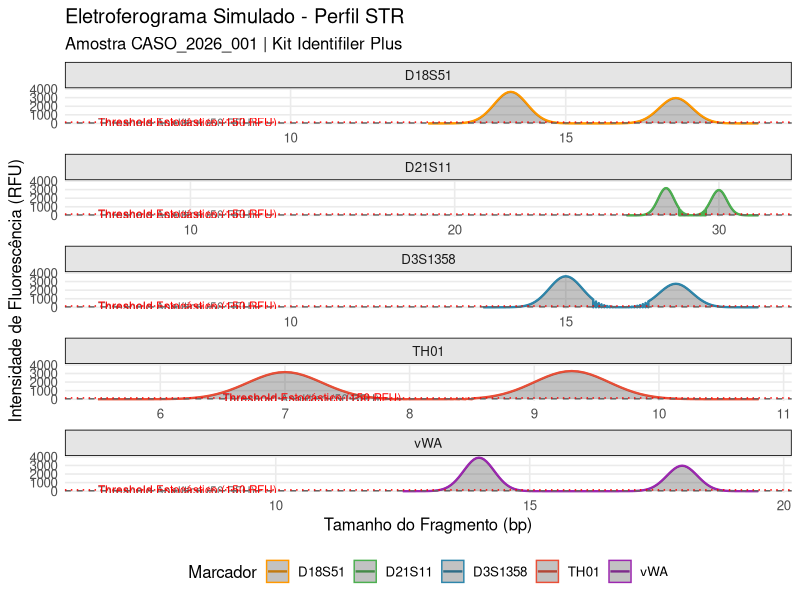
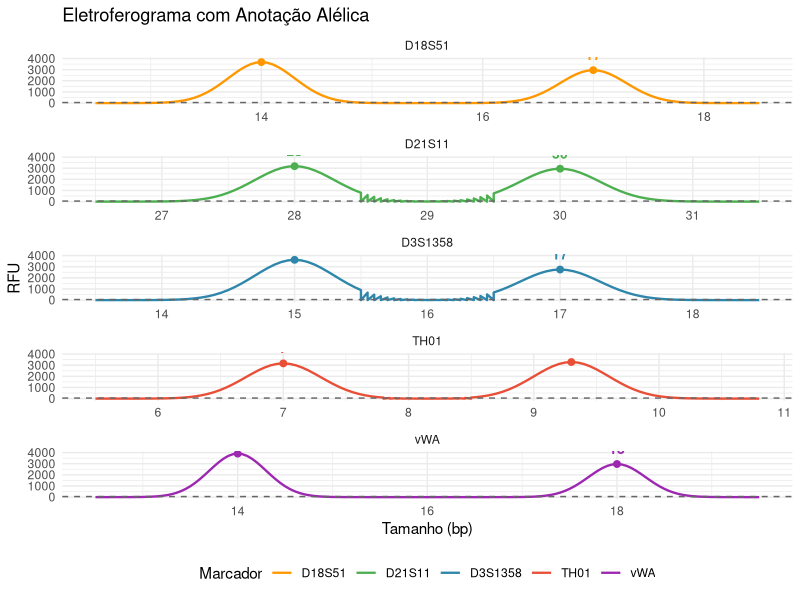
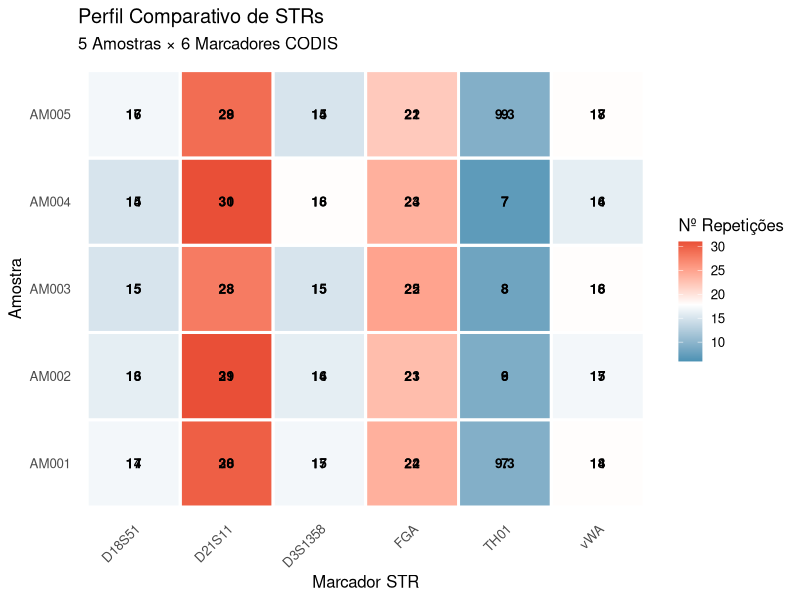
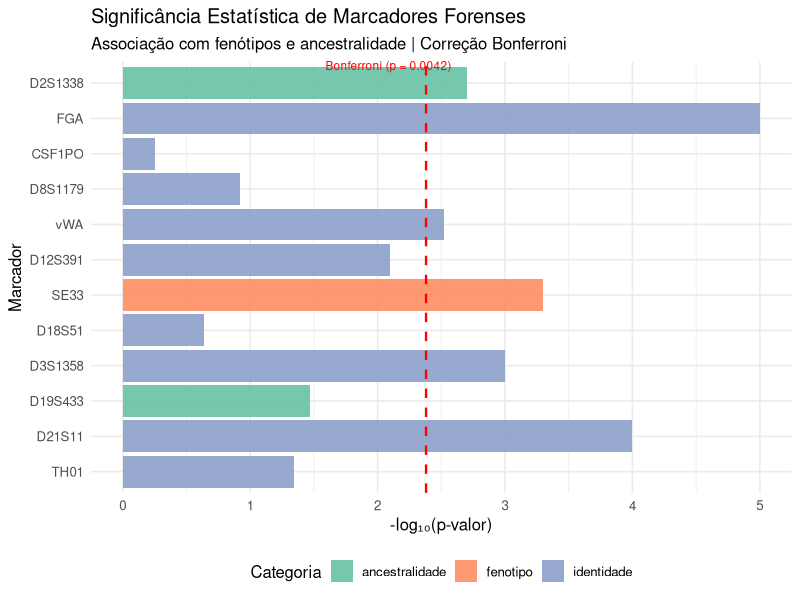
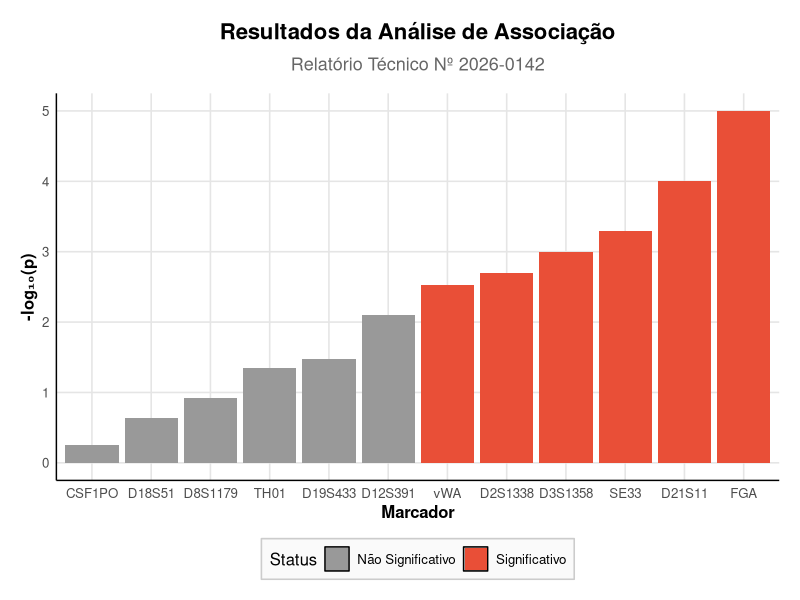

These charts were generated, in order, by the following R code:
## ---- chunk 1
knitr::opts_chunk$set(echo = TRUE, warning = FALSE, message = FALSE)
library(tidyverse)
## ---- chunk 2
# Função para simular picos de eletroferograma
simular_eletroferograma <- function(
    marcadores = c("D3S1358", "TH01", "D21S11", "D18S51", "vWA"),
    alelos_por_marcador = list(
      D3S1358 = c(15, 17), TH01 = c(7, 9.3),
      D21S11 = c(28, 30), D18S51 = c(14, 17), vWA = c(14, 18)
    ),
    rfu_base = 3000,
    ruido_max = 200
) {

  dados <- tibble()

  for (marcador in marcadores) {
    alelos <- alelos_por_marcador[[marcador]]

    for (alelo in alelos) {
      # Simular pico gaussiano
      centro <- as.numeric(alelo)
      largura <- 0.3
      altura <- rnorm(1, mean = rfu_base, sd = rfu_base * 0.15)

      # Gerar pontos ao redor do pico
      x_vals <- seq(centro - 1.5, centro + 1.5, by = 0.05)
      y_vals <- altura * exp(-((x_vals - centro)^2) / (2 * largura^2))

      pico <- tibble(
        tamanho_bp = x_vals,
        rfu = y_vals,
        marcador = marcador,
        alelo = as.character(alelo),
        tipo = "pico"
      )

      dados <- bind_rows(dados, pico)
    }
  }

  # Adicionar ruído de fundo
  ruido <- tibble(
    tamanho_bp = seq(min(dados$tamanho_bp), max(dados$tamanho_bp), length.out = 500),
    rfu = runif(500, 0, ruido_max),
    marcador = NA_character_,
    alelo = NA_character_,
    tipo = "ruido"
  )

  return(bind_rows(dados, ruido))
}

# Gerar dados do eletroferograma
set.seed(42)
eletro_data <- simular_eletroferograma()

head(eletro_data)
## ---- chunk 3
# Cores por marcador (padrão forense)
cores_marcadores <- c(
  "D3S1358" = "#2E86AB",
  "TH01" = "#E94F37",
  "D21S11" = "#4CAF50",
  "D18S51" = "#FF9800",
  "vWA" = "#9C27B0"
)

# Eletroferograma completo
ggplot(eletro_data |> filter(tipo == "pico"),
       aes(x = tamanho_bp, y = rfu, color = marcador)) +
  geom_line(linewidth = 0.8) +
  geom_area(alpha = 0.3) +
  # Threshold analítico
  geom_hline(yintercept = 50, linetype = "dashed", color = "gray40") +
  annotate("text", x = min(eletro_data$tamanho_bp) + 1, y = 60,
           label = "Threshold Analítico (50 RFU)", size = 3, color = "gray40", hjust = 0) +
  # Threshold estocástico
  geom_hline(yintercept = 150, linetype = "dotted", color = "red") +
  annotate("text", x = min(eletro_data$tamanho_bp) + 1, y = 160,
           label = "Threshold Estocástico (150 RFU)", size = 3, color = "red", hjust = 0) +
  scale_color_manual(values = cores_marcadores) +
  facet_wrap(~marcador, scales = "free_x", ncol = 1) +
  labs(
    title = "Eletroferograma Simulado - Perfil STR",
    subtitle = "Amostra CASO_2026_001 | Kit Identifiler Plus",
    x = "Tamanho do Fragmento (bp)",
    y = "Intensidade de Fluorescência (RFU)",
    color = "Marcador"
  ) +
  theme_minimal(base_size = 12) +
  theme(
    legend.position = "bottom",
    strip.background = element_rect(fill = "gray90"),
    panel.grid.minor = element_blank()
  )
## ---- chunk 4
# Extrair posições dos picos máximos para anotação
picos_max <- eletro_data |>
  filter(tipo == "pico") |>
  group_by(marcador, alelo) |>
  slice_max(rfu, n = 1) |>
  ungroup()

# Eletroferograma com anotações de alelos
ggplot(eletro_data |> filter(tipo == "pico"),
       aes(x = tamanho_bp, y = rfu, color = marcador)) +
  geom_line(linewidth = 0.8) +
  # Anotar alelos nos picos
  geom_text(data = picos_max,
            aes(label = alelo),
            vjust = -1, size = 3.5, fontface = "bold",
            show.legend = FALSE) +
  geom_point(data = picos_max, size = 2, show.legend = FALSE) +
  geom_hline(yintercept = 50, linetype = "dashed", color = "gray40") +
  scale_color_manual(values = cores_marcadores) +
  facet_wrap(~marcador, scales = "free_x", ncol = 1) +
  labs(
    title = "Eletroferograma com Anotação Alélica",
    x = "Tamanho (bp)", y = "RFU", color = "Marcador"
  ) +
  theme_minimal(base_size = 11) +
  theme(legend.position = "bottom")
## ---- chunk 5
# Criar matriz de perfis STR (valores = número de repetições)
perfis_matrix <- matrix(
  c(15,17, 7,9.3, 28,30, 14,17, 14,18, 22,24,
    14,16, 6,9,   29,31, 13,16, 15,17, 21,23,
    15,15, 8,8,   28,28, 15,15, 16,18, 22,25,
    16,18, 7,7,   30,31, 14,15, 14,16, 23,24,
    14,15, 9,9.3, 28,29, 16,17, 17,18, 21,22),
  nrow = 5, byrow = TRUE
)

rownames(perfis_matrix) <- paste0("AM", sprintf("%03d", 1:5))
colnames(perfis_matrix) <- c("D3S1358.1","D3S1358.2",
                              "TH01.1","TH01.2",
                              "D21S11.1","D21S11.2",
                              "D18S51.1","D18S51.2",
                              "vWA.1","vWA.2",
                              "FGA.1","FGA.2")

# Converter para formato longo para ggplot
perfis_long <- as_tibble(perfis_matrix, rownames = "amostra") |>
  pivot_longer(cols = -amostra, names_to = "locus_alelo", values_to = "repeticoes") |>
  separate(locus_alelo, into = c("marcador", "alelo_num"), sep = "\\.")

head(perfis_long)
## ---- chunk 6
ggplot(perfis_long, aes(x = marcador, y = amostra, fill = repeticoes)) +
  geom_tile(color = "white", linewidth = 1) +
  geom_text(aes(label = repeticoes), size = 3.5, fontface = "bold") +
  scale_fill_gradient2(
    low = "#2E86AB", mid = "#FFFFFF", high = "#E94F37",
    midpoint = mean(perfis_long$repeticoes),
    name = "Nº Repetições"
  ) +
  labs(
    title = "Perfil Comparativo de STRs",
    subtitle = "5 Amostras × 6 Marcadores CODIS",
    x = "Marcador STR", y = "Amostra"
  ) +
  theme_minimal(base_size = 12) +
  theme(
    axis.text.x = element_text(angle = 45, hjust = 1),
    panel.grid = element_blank()
  )
## ---- chunk 7
# Simular p-valores de associação de marcadores com fenótipos
marcadores_forense <- tibble(
  marcador = c("D3S1358", "TH01", "D21S11", "D18S51", "vWA", "FGA",
               "D8S1179", "D2S1338", "D19S433", "CSF1PO", "SE33", "D12S391"),
  cromossomo = c(3, 11, 21, 18, 12, 4, 8, 2, 19, 5, 6, 12),
  posicao_mb = c(45.5, 2.2, 19.2, 63.3, 124.9, 153.6,
                 125.4, 218.0, 45.4, 149.4, 88.4, 124.9),
  p_valor = c(0.001, 0.045, 0.0001, 0.23, 0.003, 0.00001,
              0.12, 0.002, 0.034, 0.56, 0.0005, 0.008),
  categoria = c("identidade", "identidade", "identidade", "identidade",
                "identidade", "identidade", "identidade", "ancestralidade",
                "ancestralidade", "identidade", "fenotipo", "identidade")
)

# Calcular -log10(p)
marcadores_forense <- marcadores_forense |>
  mutate(
    neg_log10_p = -log10(p_valor),
    significativo = p_valor < 0.05/12  # Correção Bonferroni
  )

head(marcadores_forense)
## ---- chunk 8
# Limiar de significância com Bonferroni
limiar_bonferroni <- -log10(0.05/12)

ggplot(marcadores_forense, aes(x = reorder(marcador, posicao_mb),
                                y = neg_log10_p,
                                fill = categoria)) +
  geom_bar(stat = "identity", alpha = 0.9) +
  geom_hline(yintercept = limiar_bonferroni,
             linetype = "dashed", color = "red", linewidth = 0.8) +
  annotate("text", x = 12.5, y = limiar_bonferroni + 0.2,
           label = paste0("Bonferroni (p = ", signif(0.05/12, 2), ")"),
           color = "red", size = 3, hjust = 1) +
  scale_fill_brewer(palette = "Set2", name = "Categoria") +
  labs(
    title = "Significância Estatística de Marcadores Forenses",
    subtitle = "Associação com fenótipos e ancestralidade | Correção Bonferroni",
    x = "Marcador", y = "-log₁₀(p-valor)"
  ) +
  coord_flip() +
  theme_minimal(base_size = 12) +
  theme(legend.position = "bottom")
## ---- chunk 9
# Tema personalizado para relatórios forenses
theme_forense <- function(base_size = 12) {
  theme_minimal(base_size = base_size) %+replace%
    theme(
      # Título e subtítulo
      plot.title = element_text(face = "bold", size = base_size + 4,
                                 margin = margin(b = 10)),
      plot.subtitle = element_text(size = base_size + 1, color = "gray40",
                                    margin = margin(b = 15)),

      # Eixos
      axis.title = element_text(face = "bold"),
      axis.line = element_line(color = "black", linewidth = 0.5),

      # Grid
      panel.grid.major = element_line(color = "gray90"),
      panel.grid.minor = element_blank(),

      # Legenda
      legend.background = element_rect(fill = "gray98", color = "gray80"),
      legend.key = element_rect(fill = "gray98"),

      # Margens gerais
      plot.margin = margin(15, 15, 15, 15)
    )
}

# Exemplo de uso
ggplot(marcadores_forense, aes(x = reorder(marcador, neg_log10_p),
                                y = neg_log10_p, fill = significativo)) +
  geom_bar(stat = "identity") +
  scale_fill_manual(values = c("FALSE" = "gray60", "TRUE" = "#E94F37"),
                    labels = c("Não Significativo", "Significativo")) +
  labs(
    title = "Resultados da Análise de Associação",
    subtitle = "Relatório Técnico Nº 2026-0142",
    x = "Marcador", y = "-log₁₀(p)", fill = "Status"
  ) +
  theme_forense() +
  theme(legend.position = "bottom")
## ---- chunk 10
sessionInfo()
